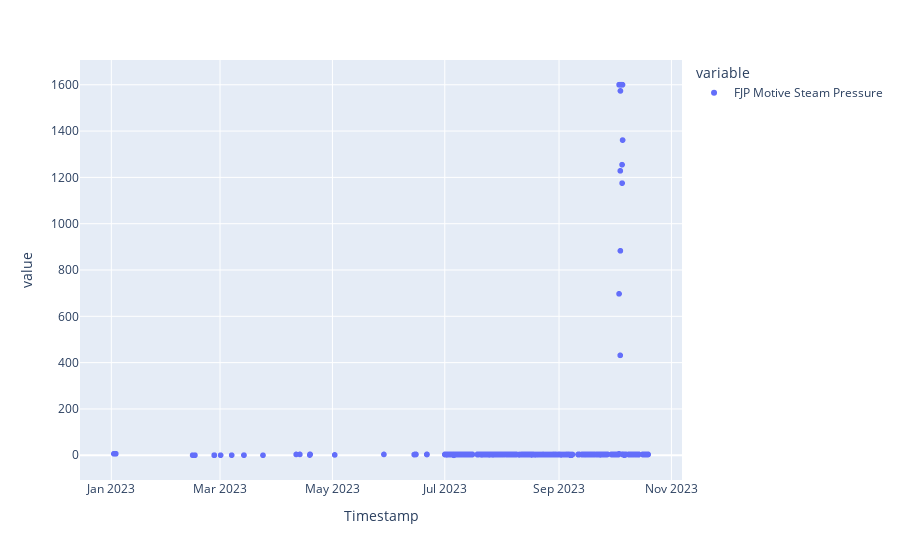

Source (notebook cell):
### Code cell
px.scatter(df3[['FJP Motive Steam Pressure']])

### Figure 1 — Plotly figure (JSON) as saved in the notebook; plotly's stock layout.template omitted (floating-point values rounded to 4 significant figures; data arrays with more than 128 entries replaced by an {"elided": "..."} marker saying what was removed)
{"data": [{"hovertemplate": "variable=FJP Motive Steam Pressure<br>Timestamp=%{x}<br>value=%{y}<extra></extra>", "legendgroup": "FJP Motive Steam Pressure", "marker": {"color": "#636efa", "symbol": "circle"}, "mode": "markers", "name": "FJP Motive Steam Pressure", "showlegend": true, "type": "scattergl", "x": {"elided": "2197 str values"}, "xaxis": "x", "y": {"elided": "2197 float values"}, "yaxis": "y"}], "layout": {"autosize": true, "legend": {"title": {"text": "variable"}, "tracegroupgap": 0}, "margin": {"t": 60}, "xaxis": {"anchor": "y", "autorange": true, "domain": [0, 1], "range": ["2022-12-15 19:58:05.1057", "2023-11-05 22:02:53.6463"], "title": {"text": "Timestamp"}, "type": "date"}, "yaxis": {"anchor": "x", "autorange": true, "domain": [0, 1], "range": [-123.9, 1724.0], "title": {"text": "value"}, "type": "linear"}}}
